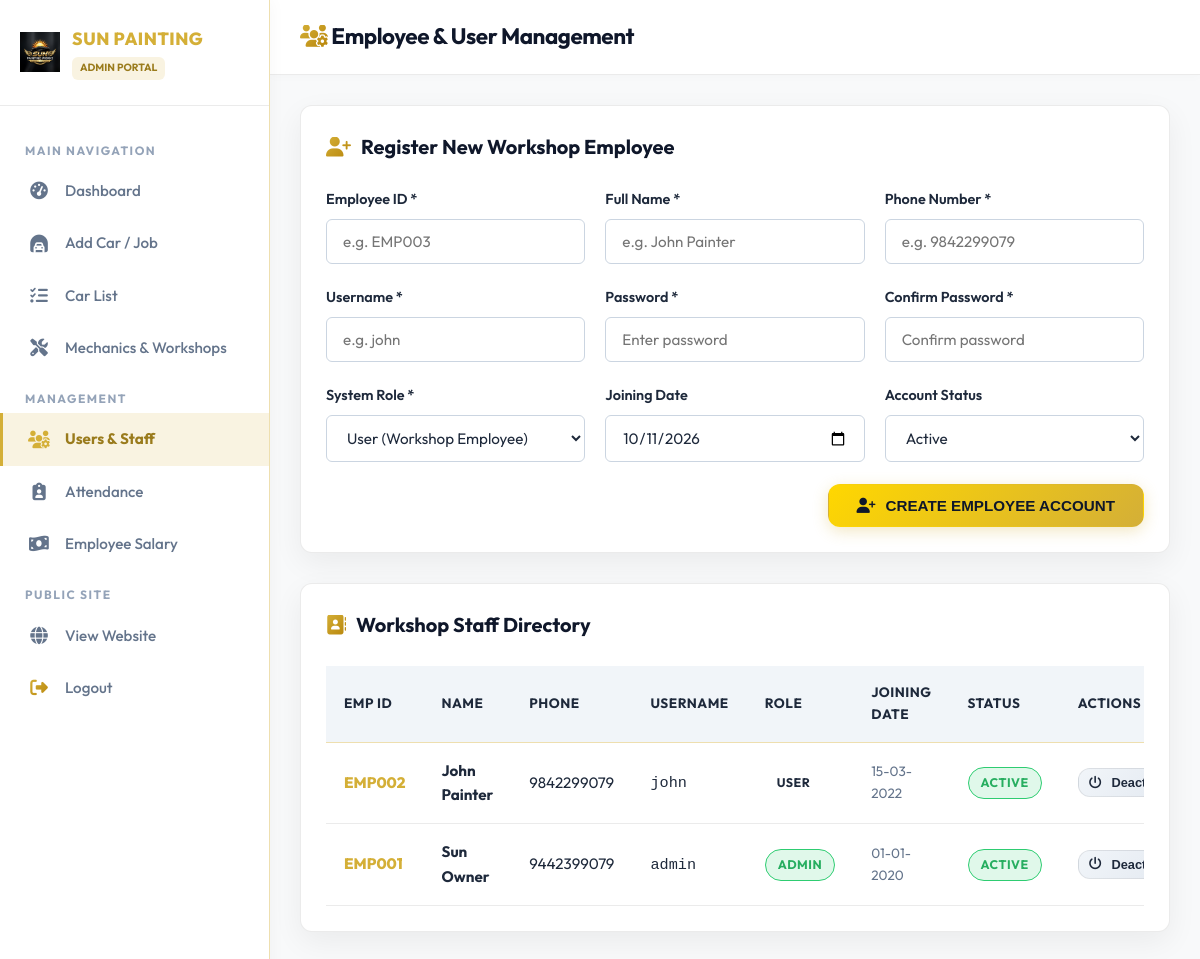
The page /admin/users.php (signed in) on the database its author committed.
### tables this page shows
CREATE TABLE IF NOT EXISTS `users` (
  `id` INT AUTO_INCREMENT PRIMARY KEY,
  `employee_id` VARCHAR(50) NOT NULL UNIQUE,
  `name` VARCHAR(100) NOT NULL,
  `phone` VARCHAR(20) NOT NULL,
  `username` VARCHAR(50) NOT NULL UNIQUE,
  `password` VARCHAR(255) NOT NULL,
  `role` ENUM('Admin', 'User') NOT NULL DEFAULT 'User',
  `joining_date` DATE NULL,
  `status` ENUM('Active', 'Inactive') NOT NULL DEFAULT 'Active',
  `created_at` TIMESTAMP DEFAULT CURRENT_TIMESTAMP,
  `updated_at` TIMESTAMP DEFAULT CURRENT_TIMESTAMP ON UPDATE CURRENT_TIMESTAMP,
  INDEX `idx_username` (`username`),
  INDEX `idx_employee_id` (`employee_id`),
  INDEX `idx_role` (`role`)
);

### includes/auth.php (called while the page is built, shortened)
<?php
function e($string) {
    return htmlspecialchars($string ?? '', ENT_QUOTES, 'UTF-8');
}

### admin/users.php (the view, shortened to what this page needs)
<?php
require_once __DIR__ . '/../includes/admin_auth.php';
$users = $pdo->query("SELECT * FROM users ORDER BY id DESC")->fetchAll();
?>
<!DOCTYPE html>
<html lang="en">
<head>
  <link rel="stylesheet" href="https://cdnjs.cloudflare.com/ajax/libs/font-awesome/6.4.0/css/all.min.css">
  <link rel="stylesheet" href="../assets/css/style.css">
  <link rel="stylesheet" href="../assets/css/dashboard.css">
</head>
<body>
<div class="app-wrapper">
  <aside class="sidebar">
    <div class="sidebar-header">
      <img src="../assets/images/logo.png" alt="Logo" class="sidebar-logo">
      <div style="flex-grow: 1;">
        <div class="sidebar-brand-name">SUN PAINTING</div>
        <span class="sidebar-role-badge">ADMIN PORTAL</span>
      </div>
    </div>
    <ul class="sidebar-menu">
      <li class="sidebar-menu-category">Main Navigation</li>
      <li class="sidebar-item">
        <a href="dashboard.php"><i class="fa-solid fa-gauge-high"></i> Dashboard</a>
      </li>
      <li class="sidebar-item">
        <a href="add_car.php"><i class="fa-solid fa-car-tunnel"></i> Add Car / Job</a>
      </li>
      <li class="sidebar-item">
        <a href="car_list.php"><i class="fa-solid fa-list-check"></i> Car List</a>
      </li>
      <li class="sidebar-item">
        <a href="mechanics.php"><i class="fa-solid fa-screwdriver-wrench"></i> Mechanics & Workshops</a>
      </li>
      <li class="sidebar-menu-category">Management</li>
      <li class="sidebar-item active">
        <a href="users.php"><i class="fa-solid fa-users-gear"></i> Users & Staff</a>
      </li>
      <li class="sidebar-item">
        <a href="attendance.php"><i class="fa-solid fa-clipboard-user"></i> Attendance</a>
      </li>
      <li class="sidebar-item">
        <a href="salary.php"><i class="fa-solid fa-money-bill-wave"></i> Employee Salary</a>
      </li>
      <li class="sidebar-menu-category">Public Site</li>
      <li class="sidebar-item">
        <a href="../index.php" target="_blank"><i class="fa-solid fa-globe"></i> View Website</a>
      </li>
      <li class="sidebar-item">
        <a href="../logout.php"><i class="fa-solid fa-right-from-bracket text-gold"></i> Logout</a>
      </li>
    </ul>
  </aside>
  <main class="main-content">
    <header class="top-bar">
      <div style="display: flex; align-items: center; gap: 15px;">
        <h1 class="top-bar-title"><i class="fa-solid fa-users-gear text-gold"></i> Employee & User Management</h1>
      </div>
    </header>
    <div class="content-body">
      <div class="card-box">
        <div class="card-box-header">
          <div class="card-box-title"><i class="fa-solid fa-user-plus text-gold"></i> Register New Workshop Employee</div>
        </div>
        <form action="users.php" method="POST">
          <div class="form-row">
            <div class="form-group">
              <label class="form-label">Employee ID *</label>
              <input type="text" name="employee_id" class="form-control" placeholder="e.g. EMP003" required>
            </div>
            <div class="form-group">
              <label class="form-label">Full Name *</label>
              <input type="text" name="name" class="form-control" placeholder="e.g. John Painter" required>
            </div>
            <div class="form-group">
              <label class="form-label">Phone Number *</label>
              <input type="text" name="phone" class="form-control" placeholder="e.g. 9842299079" required>
            </div>
          </div>
          <div class="form-row">
            <div class="form-group">
              <label class="form-label">Username *</label>
              <input type="text" name="username" class="form-control" placeholder="e.g. john" required>
            </div>
            <div class="form-group">
              <label class="form-label">Password *</label>
              <input type="password" name="password" class="form-control" placeholder="Enter password" required>
            </div>
            <div class="form-group">
              <label class="form-label">Confirm Password *</label>
              <input type="password" name="confirm_password" class="form-control" placeholder="Confirm password" required>
            </div>
          </div>
          <div class="form-row">
            <div class="form-group">
              <label class="form-label">System Role *</label>
              <select name="role" class="form-control">
                <option value="User">User (Workshop Employee)</option>
              </select>
            </div>
            <div class="form-group">
              <label class="form-label">Joining Date</label>
              <input type="date" name="joining_date" class="form-control" value="<?php echo date('Y-m-d'); ?>">
            </div>
            <div class="form-group">
              <label class="form-label">Account Status</label>
              <select name="status" class="form-control">
                <option value="Active">Active</option>
              </select>
            </div>
          </div>
          <div style="text-align: right;">
            <button type="submit" class="btn btn-gold"><i class="fa-solid fa-user-plus"></i> CREATE EMPLOYEE ACCOUNT</button>
          </div>
        </form>
      </div>
      <div class="card-box">
        <div class="card-box-header">
          <div class="card-box-title"><i class="fa-solid fa-address-book text-gold"></i> Workshop Staff Directory</div>
        </div>
        <div class="table-responsive">
          <table class="custom-table">
            <thead>
              <tr>
                <th>Emp ID</th>
                <th>Name</th>
                <th>Phone</th>
                <th>Username</th>
                <th>Role</th>
                <th>Joining Date</th>
                <th>Status</th>
                <th>Actions</th>
              </tr>
            </thead>
            <tbody>
              <?php foreach ($users as $u): ?>
                <tr>
                  <td style="font-weight: 800; color: var(--gold-primary);"><?php echo e($u['employee_id']); ?></td>
                  <td style="font-weight: 700;"><?php echo e($u['name']); ?></td>
                  <td><?php echo e($u['phone']); ?></td>
                  <td><code><?php echo e($u['username']); ?></code></td>
                  <td>
                    <span class="badge <?php echo $u['role'] === 'Admin' ? 'badge-pay-Paid' : 'badge-status-Inspection'; ?>">
                      <?php echo e($u['role']); ?>
                    </span>
                  </td>
                  <td style="font-size: 0.85rem; color: var(--text-muted);"><?php echo $u['joining_date'] ? date('d-m-Y', strtotime($u['joining_date'])) : 'N/A'; ?></td>
                  <td>
                    <span class="badge badge-<?php echo e($u['status']); ?>"><?php echo e($u['status']); ?></span>
                  </td>
                  <td>
                    <div style="display: flex; gap: 8px;">
                      <form action="users.php" method="POST">
                        <button type="submit" class="btn btn-silver" style="padding: 6px 10px; font-size: 0.8rem;" title="Toggle Status">
                          <i class="fa-solid fa-power-off"></i> <?php echo $u['status'] === 'Active' ? 'Deactivate' : 'Activate'; ?>
                        </button>
                      </form>
                    </div>
                  </td>
                </tr>
              <?php endforeach; ?>
            </tbody>
          </table>
        </div>
      </div>
    </div>
  </main>
</div>
</body>
</html>

### assets/css/style.css (style rules this page uses)
:root, [data-theme="light"] { --bg-primary: #F8F9FA; --bg-secondary: #FFFFFF; --bg-card: #FFFFFF; --bg-card-hover: #F1F5F9; --gold-primary: #D4AF37; --gold-light: #E6B800; --gold-dark: #9A7B1C; --gold-glow: rgba(212, 175, 55, 0.25); --silver-primary: #475569; --silver-light: #334155; --silver-dark: #94A3B8; --text-main: #1E293B; --text-muted: #64748B; --text-dark: #0F172A; --border-gold: rgba(212, 175, 55, 0.4); --border-light: rgba(0, 0, 0, 0.08); --shadow-gold: 0 8px 25px rgba(212, 175, 55, 0.2); --shadow-card: 0 10px 30px rgba(0, 0, 0, 0.06); --radius-sm: 6px; --radius-md: 12px; --radius-lg: 20px; --radius-full: 9999px; --transition: all 0.3s cubic-bezier(0.16, 1, 0.3, 1); }
* { margin: 0; padding: 0; box-sizing: border-box; }
html { scroll-behavior: smooth; font-family: 'Outfit', 'Plus Jakarta Sans', sans-serif; background-color: var(--bg-primary); color: var(--text-main); }
body { overflow-x: hidden; line-height: 1.6; background-color: var(--bg-primary); color: var(--text-main); }
h1, h2, h3, h4, h5, h6 { font-weight: 700; letter-spacing: -0.02em; color: var(--text-main); }
.text-gold { color: var(--gold-primary); background: linear-gradient(135deg, #D4AF37 0%, #B8860B 100%); -webkit-background-clip: text; -webkit-text-fill-color: transparent; }
.btn { display: inline-flex; align-items: center; justify-content: center; gap: 10px; padding: 12px 28px; font-size: 0.95rem; font-weight: 600; border-radius: var(--radius-md); text-decoration: none; cursor: pointer; transition: var(--transition); border: 1px solid transparent; }
.btn-gold { background: linear-gradient(135deg, #FFD700 0%, #D4AF37 100%); color: var(--text-dark); box-shadow: 0 4px 15px rgba(212, 175, 55, 0.3); }
.btn-silver { background: linear-gradient(135deg, #F1F5F9 0%, #E2E8F0 100%); color: var(--text-main); border: 1px solid var(--border-light); }

### rows shown on the page
users: employee "EMP002", name "John Painter", phone "9842299079", username "john", role "USER", joining_date "15-03-2022", status "ACTIVE", shows "Deactivate"
users: employee "EMP001", name "Sun Owner", phone "9442399079", username "admin", role "ADMIN", joining_date "01-01-2020", status "ACTIVE", shows "Deactivate"
